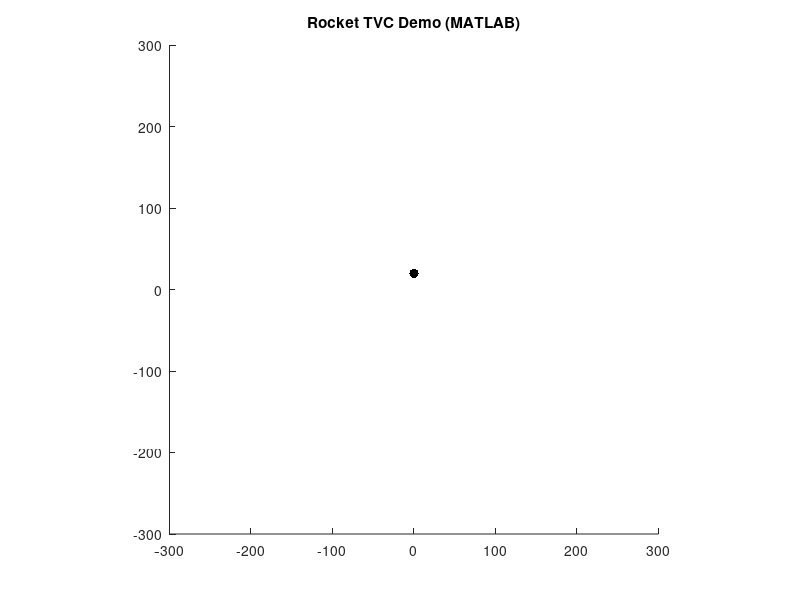

This chart was generated by the following MATLAB code: (Note: this script raises an error after producing the figure.)
%% rocketgimball.m
% MATLAB port of rocketgimball.py: a top-heavy "rocket" balanced on a
% pivot, stabilized by a PID controller vectoring a ducted fan mounted
% on a servo below the pivot. Same physics/control logic as the Python
% turtle version -- this file just swaps turtle graphics for MATLAB's
% patch/line graphics objects, updated every frame with drawnow.

clear; clc; close all;

% =====================================================================
% PHYSICAL / CONTROL PARAMETERS
% =====================================================================

dt = 0.0005;
% Physics timestep, in seconds.

F_t = 6.87; %[N] guess for fan strength
R = 0.15; %[m] guess for distance from pivot to fan
m = 1; %[kg] guess for weight of total rocket
r_0 = 0.03; %[m] guess for distance from pivot to CG
g = 9.81; %[m/s^2] gravity



a = g / r_0;
% "Gravity" term for the inverted-pendulum instability (g / r_0, where r_0
% is roughly the distance from the pivot to the effective center of
% mass above it). Bigger = tips over faster with no control.
%Value from coefficient of sintheta for equation of motion

b = F_t * R/(m*r_0^2);
% Converts PID output "u" into angular acceleration (rad/s^2 per unit
% u). Must be POSITIVE so the controller pushes back toward upright
% (negative feedback) -- a negative value here makes the loop unstable
% almost instantly.
%value derived from guesses of input values. the b coefficient: b = F_t·R / (m·r₀²) = (6.87 × 0.15) / (1 × 0.03²) ≈ 1144

Kp = 0.42; Ki = 0.1; Kd = 0.015;
% PID gains: proportional / integral / derivative.

sigma_noise = 0.02;   % simulated IMU noise std dev, in radians
tau_filter  = 0.02;   % low-pass filter time constant, in seconds
alpha = dt / (tau_filter + dt);         %this computes the filter coefficient (the discrete version of the transfer function 1/(τs+1)).
% Discrete low-pass filter coefficient. Must be computed AFTER dt has
% its final value.

VIS_SCALE = 200;
% Cosmetic only: scales PID output "u" into a fan-tilt angle (degrees)
% purely for drawing. Does not affect the physics.

fan_tilt_max_deg = 35;
% Physical limit on how far the fan/servo can gimbal, in degrees. Used
% both to clamp the autopilot's visual fan tilt AND to size the manual
% control's authority below.

% --- Actuator saturation (applies in BOTH modes -- a real servo has ---
% --- a hard limit no matter who/what is commanding it)              ---
Umax_actuator = fan_tilt_max_deg / VIS_SCALE;
% The biggest "u" the real servo/fan can produce, full deflection.
% Previously only the DRAWING was clamped to +/-35 degrees while the
% physics used the raw, unclamped PID output -- meaning the simulated
% actuator had effectively infinite authority. This clamp is applied
% to accel_cmd in the main loop so the physics can never assume more
% authority than the drawing shows.

manual_decay_tau = 0.02;     % seconds; how fast u relaxes back to 0 when no key is held
% NOTE: this plant tips over on a ~55ms timescale (sqrt(a) ~= 18
% rad/s), which is close to or faster than human reaction time. Manual
% control snaps straight to +/-Umax while a key is held (no ramp-up
% delay) -- any added lag here beyond human reaction time makes the
% rocket essentially unrecoverable by hand, verified numerically.

% --- Mechanical stops (pins) ---
% Real hardware will have a physical limit -- pins or a bumper -- that
% stop the body from tipping past a set angle. This is not just for
% looks: given the actuator authority above, the fan can only out-
% torque gravity up to asin(b*Umax_actuator/a). Past that angle NO
% controller (PID or human) has enough authority to recover, so the
% stop angle should sit comfortably inside that limit.
max_recoverable_deg = asind(b * Umax_actuator / a);
theta_limit_deg = 30;   % keep this well under max_recoverable_deg
theta_limit = deg2rad(theta_limit_deg);

% =====================================================================
% SIMULATION STATE
% =====================================================================

theta      = 0.2;   % true body angle (rad), 0 = upright. Start tipped so you see the recovery.
theta_dot  = 0.0;    % angular velocity (rad/s)
theta_filt = 0.0;    % filtered angle estimate (what the controller sees)
integral_term = 0.0;  % running integral of error
prev_error = [];    % previous error, [] = "not measured yet" (like Python's None)
ref = 0.0;           % target angle: upright
manual_u = 0.0;       % current manually-commanded control signal (MANUAL mode only)

% =====================================================================
% FIGURE / GRAPHICS SETUP
% Build the figure once and create the graphics objects (patch for the
% body, line for the fan, markers for the pivot and fan tip). Every
% frame after this just updates their XData/YData -- no re-creating.
% =====================================================================

pivot_x = 0; pivot_y = 20;

Lu = 120;   % body length ABOVE pivot, up to nose tip
Ll = 80;    % body length BELOW pivot, down to fan mount point
Lf = 35;    % fan housing length, hanging below the mount point

% Body outline, relative to the pivot at local (0,0), nose pointing local +y
body_local = [
    0,   Lu;
   -15,  Lu-40;
   -15, -Ll+25;
   -30, -Ll+10;
   -10, -Ll;
    10, -Ll;
    30, -Ll+10;
    15, -Ll+25;
    15,  Lu-40;
];

fig = figure('Color', 'w');
ax = axes(fig); hold(ax, 'on'); axis(ax, 'equal');
xlim(ax, [-300 300]); ylim(ax, [-300 300]);
title(ax, 'Rocket TVC Demo (MATLAB)');

plot(ax, pivot_x, pivot_y, 'k.', 'MarkerSize', 20); % fixed pivot dot, drawn once

% --- Stop pegs: fixed in world space (they don't rotate with the body). ---
% Positioned at exactly where the body's shoulder sits when theta is at
% the mechanical limit, so the body visibly comes to rest against them
% (up near the shoulder, above the pivot -- not down at the fin tips).
pegLocal = [15, Lu-40];   % shoulder contact point, in body-local coords
[pegRx, pegRy] = rotate_pt(pegLocal(1), pegLocal(2), theta_limit);
rightPeg = [pivot_x + pegRx, pivot_y + pegRy];
[pegLx, pegLy] = rotate_pt(-pegLocal(1), pegLocal(2), -theta_limit);
leftPeg  = [pivot_x + pegLx, pivot_y + pegLy];

pegRadius = 10;
rectangle(ax, 'Position', [rightPeg(1)-pegRadius, rightPeg(2)-pegRadius, 2*pegRadius, 2*pegRadius], ...
              'Curvature', [1 1], 'FaceColor', [0.6 0.6 0.6], 'EdgeColor', 'k');
rectangle(ax, 'Position', [leftPeg(1)-pegRadius, leftPeg(2)-pegRadius, 2*pegRadius, 2*pegRadius], ...
              'Curvature', [1 1], 'FaceColor', [0.6 0.6 0.6], 'EdgeColor', 'k');

bodyPatch = patch(ax, 'XData', nan(size(body_local,1),1), ...
                       'YData', nan(size(body_local,1),1), ...
                       'FaceColor', [0.27 0.51 0.71], 'EdgeColor', 'k');
% steelblue-ish fill, matches the Python body.color("black", "steelblue")

fanArrow = quiver(ax, 0, 0, 0, 0, 'AutoScale', 'off', 'Color', [0.70 0.13 0.13], ...
                       'LineWidth', 3, 'MaxHeadSize', 1.2);
% Arrow from the mount point to the fan tip -- shows the actual
% direction the exhaust is being aimed (thrust direction), not just an
% abstract housing line.

statusText = text(ax, -290, 270, '', 'FontSize', 11, 'FontWeight', 'bold', ...
                       'VerticalAlignment', 'top');
% On-screen mode/instructions readout, updated every frame.

% =====================================================================
% USER INPUT: keyboard-controlled manual fan tilt
% Left/Right arrow keys (or A/D) ramp the fan tilt manually; M toggles
% between AUTO (the PID autopilot demo) and MANUAL (you fly it by
% hand). Key state is stored with setappdata/getappdata on the figure
% because MATLAB callbacks fire asynchronously between drawnow calls --
% this is the standard way to share state between a callback and a
% running script loop.
% =====================================================================

setappdata(fig, 'leftDown', false);
setappdata(fig, 'rightDown', false);
setappdata(fig, 'manualMode', false);   % start in AUTO mode

fig.KeyPressFcn   = @keyDownCB;
fig.KeyReleaseFcn = @keyUpCB;

% =====================================================================
% SIMULATION LOOP
% =====================================================================

substeps_per_frame = 4;
kick_interval_frames = 1000;   % periodically bump the rocket so there's always something to watch

wasManualMode = false;   % tracks the previous frame's mode, to detect AUTO<->MANUAL transitions
frame = 0;

while ishandle(fig)   % run until the user closes the window
    frame = frame + 1;

    % --- Read current key state / mode (set asynchronously by the callbacks) ---
    leftDown   = getappdata(fig, 'leftDown');
    rightDown  = getappdata(fig, 'rightDown');
    manualMode = getappdata(fig, 'manualMode');

    % --- Handle AUTO <-> MANUAL transitions cleanly ---
    if manualMode && ~wasManualMode
        manual_u = 0.0;   % start manual input centered
    elseif ~manualMode && wasManualMode
        integral_term = 0.0;   % don't let the autopilot inherit a stale integral/derivative history
        prev_error = [];        % from whatever the rocket was doing under manual control
    end
    wasManualMode = manualMode;

    % --- Random disturbance: only in AUTO mode, so it doesn't fight the user's own input ---
    if ~manualMode && frame > 1 && mod(frame, kick_interval_frames) == 0
        theta = theta + sign(randn) * (0.12 + 0.10*rand);
    end

    u_last = 0.0;
    for k = 1:substeps_per_frame

        if manualMode
            % --- Manual control: snap straight to +/-Umax while a key is ---
            % --- held (no ramp-up lag -- see the note above on why),   ---
            % --- and relax back toward 0 quickly when released.        ---
            if rightDown && ~leftDown
                manual_u = Umax_actuator;
            elseif leftDown && ~rightDown
                manual_u = -Umax_actuator;
            else
                manual_u = manual_u - (dt / (manual_decay_tau + dt)) * manual_u;
            end
            u = manual_u;
        else
            % --- Simulated IMU measurement ---
            measured_theta = theta + sigma_noise * randn;

            % --- Low-pass filter ---
            theta_filt = theta_filt + alpha * (measured_theta - theta_filt); %Fake Control loop - This is the recursive difference equation itself, applied every substep. This is the line that's actually doing the filtering.

            % --- PID controller ---
            error = ref - theta_filt;
            if isempty(prev_error)
                prev_error = error;  % avoid a derivative-kick on the very first sample
            end
            integral_term = integral_term + error * dt;
            derivative = (error - prev_error) / dt;
            prev_error = error;

            u = Kp*error + Ki*integral_term + Kd*derivative;
        end

        % --- Actuator saturation: the real servo can't exceed +/-35 ---
        % deg no matter which mode commanded it (previously only the
        % drawing was clamped -- the physics assumed infinite authority).
        u = max(-Umax_actuator, min(Umax_actuator, u));
        u_last = u;
        accel_cmd = b * u;

        % --- Physics: semi-implicit ("symplectic") Euler integration ---
        % (same physics either way -- AUTO and MANUAL only differ in
        % how "u" gets computed above). Uses sin(theta), not theta, for
        % the gravity torque -- theta routinely leaves the small-angle
        % range in MANUAL mode, and the small-angle version grows
        % without bound instead of saturating like the real torque does.
        theta_ddot = accel_cmd + a * sin(theta);
        theta_dot  = theta_dot + theta_ddot * dt;   % update velocity first...
        theta      = theta + theta_dot * dt;         % ...then use the NEW velocity for angle

        % --- Mechanical stops (pins): body rests against them, doesn't ---
        % --- bounce -- an inelastic contact, same as a real pin/bumper. ---
        if theta > theta_limit
            theta = theta_limit;
            theta_dot = 0;
        elseif theta < -theta_limit
            theta = -theta_limit;
            theta_dot = 0;
        end
    end

    % --- Visual fan tilt for drawing -- SIGN FLIPPED relative to u ---
    % Our rotate_pt() convention is clockwise-positive (verified: growing
    % theta swings the nose right = clockwise). Tracing the real physics
    % (exhaust direction -> Newton's-3rd-law reaction at the mount ->
    % torque about the pivot) shows that a rightward-pointing exhaust
    % produces a CLOCKWISE torque -- i.e. exhaust direction and theta_ddot
    % should have the SAME sign. Since fan_tilt_rad is combined with theta
    % through rotate_pt (also clockwise-positive), matching the drawn
    % arrow to the true exhaust direction requires fan_tilt to be the
    % NEGATIVE of u here (theta_ddot itself is still just b*u, unchanged).
    fan_tilt_deg = max(-fan_tilt_max_deg, min(fan_tilt_max_deg, -u_last * VIS_SCALE));
    fan_tilt_rad = deg2rad(fan_tilt_deg);

    draw_scene(bodyPatch, fanArrow, body_local, pivot_x, pivot_y, Ll, Lf, theta, fan_tilt_rad);

    if manualMode
        statusText.String = sprintf('MANUAL -- Left/Right arrows (or A/D) to gimbal the fan.  [M] = back to AUTO');
        statusText.Color = [0.70 0.13 0.13];
    else
        statusText.String = sprintf('AUTO -- PID autopilot balancing itself.  [M] = take manual control');
        statusText.Color = [0.13 0.35 0.13];
    end

    drawnow;
end

% =====================================================================
% LOCAL FUNCTIONS
% (MATLAB scripts require local functions to be defined at the end of
% the file; they're still usable from anywhere above.)
% =====================================================================

function [xr, yr] = rotate_pt(x, y, angle)
    % Same 2D rotation convention used throughout, applied consistently
    % to the body and the fan so the geometry stays correct.
    xr = x*cos(angle) + y*sin(angle);
    yr = -x*sin(angle) + y*cos(angle);
end

function draw_scene(bodyPatch, fanArrow, body_local, pivot_x, pivot_y, Ll, Lf, theta, fan_tilt_rad)
    % --- Body: rotates about the fixed pivot by theta ---
    n = size(body_local, 1);
    bx = zeros(n,1); by = zeros(n,1);
    for i = 1:n
        [rx, ry] = rotate_pt(body_local(i,1), body_local(i,2), theta);
        bx(i) = pivot_x + rx;
        by(i) = pivot_y + ry;
    end
    set(bodyPatch, 'XData', bx, 'YData', by);

    % --- Fan mount point: rotated by theta only (rigidly attached to body) ---
    [mx, my] = rotate_pt(0, -Ll, theta);
    mount = [pivot_x + mx, pivot_y + my];

    % --- Fan/thrust arrow: rotates by theta + fan_tilt (relative to body) -- ---
    % --- this is the vectored thrust, drawn as an arrow from the mount    ---
    % --- pointing in the actual exhaust/thrust direction.                 ---
    [fx, fy] = rotate_pt(0, -Lf, theta + fan_tilt_rad);
    set(fanArrow, 'XData', mount(1), 'YData', mount(2), 'UData', fx, 'VData', fy);
end

function keyDownCB(src, event)
    % Fires while a key is held down (figure's KeyPressFcn). Just
    % records which keys are currently pressed / toggles the mode --
    % the actual control logic lives in the main loop, which polls
    % this state every frame via getappdata.
    switch event.Key
        case {'leftarrow', 'a'}
            setappdata(src, 'leftDown', true);
        case {'rightarrow', 'd'}
            setappdata(src, 'rightDown', true);
        case 'm'
            setappdata(src, 'manualMode', ~getappdata(src, 'manualMode'));
    end
end

function keyUpCB(src, event)
    % Fires when a key is released (figure's KeyReleaseFcn).
    switch event.Key
        case {'leftarrow', 'a'}
            setappdata(src, 'leftDown', false);
        case {'rightarrow', 'd'}
            setappdata(src, 'rightDown', false);
    end
end
